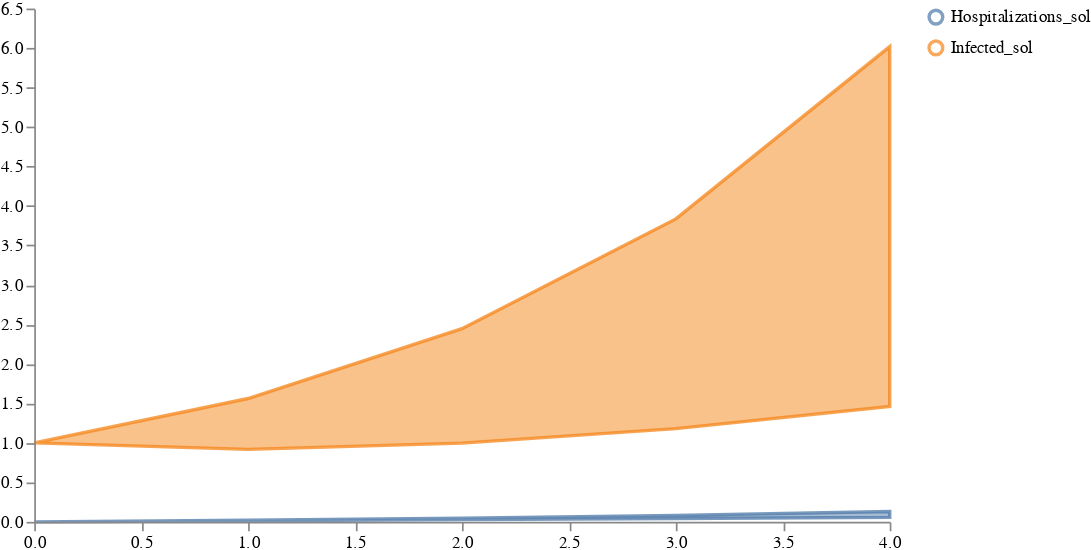

Notebook code cell kept with this figure:
### Code cell
plots.ipy_display(result["visual"])

### Figure 1 — Vega specification as saved in the notebook (floating-point values rounded to 4 significant figures)
{"$schema": "https://vega.github.io/schema/vega/v5.json", "axes": [{"name": "x_axis", "orient": "bottom", "scale": "xscale", "zindex": 100}, {"name": "y_axis", "orient": "left", "scale": "yscale", "zindex": 100}], "data": [{"name": "distributions", "values": [{"lower": 1.142e-12, "timepoint": 0, "trajectory": "Hospitalizations_sol", "upper": 1.996e-12}, {"lower": 0.01332, "timepoint": 1, "trajectory": "Hospitalizations_sol", "upper": 0.02051}, {"lower": 0.03026, "timepoint": 2, "trajectory": "Hospitalizations_sol", "upper": 0.04685}, {"lower": 0.04351, "timepoint": 3, "trajectory": "Hospitalizations_sol", "upper": 0.08164}, {"lower": 0.05674, "timepoint": 4, "trajectory": "Hospitalizations_sol", "upper": 0.1309}, {"lower": 1, "timepoint": 0, "trajectory": "Infected_sol", "upper": 1}, {"lower": 0.9183, "timepoint": 1, "trajectory": "Infected_sol", "upper": 1.562}, {"lower": 0.9971, "timepoint": 2, "trajectory": "Infected_sol", "upper": 2.447}, {"lower": 1.18, "timepoint": 3, "trajectory": "Infected_sol", "upper": 3.836}, {"lower": 1.46, "timepoint": 4, "trajectory": "Infected_sol", "upper": 6.018}]}, {"name": "traces", "transform": [{"expr": "isValid(datum.value)", "type": "filter"}], "values": []}, {"name": "points", "values": []}, {"name": "markers", "values": []}, {"name": "selected", "on": [{"remove": true, "trigger": "clear"}, {"remove": true, "trigger": "!shift"}, {"insert": "clicked", "trigger": "!shift && clicked"}, {"toggle": "clicked", "trigger": "shift && clicked"}]}], "height": 300, "legends": [{"encode": {"labels": {"interactive": true, "name": "legendLabel", "update": {"opacity": [{"test": "!length(data('selected')) || indata('selected', 'value', datum.value)", "value": 1}, {"value": 0.25}]}}, "symbols": {"interactive": true, "name": "legendSymbol", "update": {"fill": {"value": "transparent"}, "opacity": [{"test": "!length(data('selected')) || indata('selected', 'value', datum.value)", "value": 0.7}, {"value": 0.15}], "size": {"value": 64}, "strokeWidth": {"value": 2}}}}, "name": "color_legend", "stroke": "color"}], "marks": [{"from": {"facet": {"data": "points", "groupby": "trajectory", "name": "points_split"}}, "marks": [{"encode": {"hover": {"fillOpacity": {"value": 0.9}}, "update": {"fill": {"field": "trajectory", "scale": "color"}, "fillOpacity": [{"test": "!length(data('selected')) || indata('selected', 'value', datum.trajectory)", "value": 0.5}, {"value": 0.15}], "size": {"value": 10}, "stroke": {"field": "trajectory", "scale": "color"}, "strokeOpacity": [{"test": "!length(data('selected')) || indata('selected', 'value', datum.trajectory)", "value": 0.75}, {"value": 0.15}], "strokeWidth": {"value": 2}, "tooltip": {"field": "value"}, "x": {"field": "timepoint", "scale": "xscale"}, "y": {"field": "value", "scale": "yscale"}}}, "from": {"data": "points"}, "name": "_points_symbol", "type": "symbol", "zindex": 3}, {"encode": {"hover": {"fillOpacity": {"value": 0.9}}, "update": {"interpolate": {"value": "linear"}, "stroke": {"field": "trajectory", "scale": "color"}, "strokeOpacity": [{"test": "!length(data('selected')) || indata('selected', 'value', datum.trajectory)", "value": 0.3}, {"value": 0.1}], "strokeWidth": {"value": 2}, "x": {"field": "timepoint", "scale": "xscale"}, "y": {"field": "value", "scale": "yscale"}}}, "from": {"data": "points"}, "name": "_points_line", "type": "line", "zindex": 3}], "name": "_points", "type": "group", "zindex": 3}, {"from": {"facet": {"data": "traces", "groupby": "trajectory", "name": "traces_split"}}, "marks": [{"encode": {"hover": {"fillOpacity": {"value": 0.9}}, "update": {"interpolate": {"value": "linear"}, "stroke": {"field": "trajectory", "scale": "color"}, "strokeOpacity": [{"test": "!length(data('selected')) || indata('selected', 'value', datum.trajectory)", "value": 0.75}, {"value": 0.15}], "strokeWidth": {"value": 2}, "x": {"field": "timepoint", "scale": "xscale"}, "y": {"field": "value", "scale": "yscale"}}}, "from": {"data": "traces_split"}, "name": "_traces_lines", "type": "line"}], "name": "_traces", "type": "group", "zindex": 2}, {"from": {"facet": {"data": "distributions", "groupby": "trajectory", "name": "trajectory_split"}}, "marks": [{"encode": {"hover": {"fillOpacity": {"value": 0.9}}, "update": {"fill": {"field": "trajectory", "scale": "color"}, "fillOpacity": [{"test": "!length(data('selected')) || indata('selected', 'value', datum.trajectory)", "value": 0.5}, {"value": 0.15}], "interpolate": {"value": "linear"}, "stroke": {"field": "trajectory", "scale": "color"}, "strokeOpacity": [{"test": "!length(data('selected')) || indata('selected', 'value', datum.trajectory)", "value": 0.75}, {"value": 0.15}], "strokeWidth": {"value": 2}, "x": {"field": "timepoint", "scale": "xscale"}, "y": {"field": "upper", "scale": "yscale"}, "y2": {"field": "lower", "scale": "yscale"}}}, "from": {"data": "trajectory_split"}, "type": "area"}], "name": "_distributions", "type": "group", "zindex": 1}, {"marks": [{"encode": {"enter": {"stroke": {"value": "lightgray"}}, "update": {"opacity": {"value": 1}, "x": {"field": "timepoint", "scale": "xscale"}, "y": {"signal": "height"}, "y2": {"value": 0}}}, "from": {"data": "markers"}, "name": "_marker text", "type": "rule"}, {"encode": {"enter": {"fontSize": {"value": 8}, "text": {"field": "datum.label"}, "y": {"value": 0}}}, "from": {"data": "_marker text"}, "name": "_marker flags", "transform": [{"as": ["x", "_y", "opacity", "align", "baseline"], "lineAnchor": "start", "offset": [1], "size": {"signal": "[width, height]"}, "type": "label"}], "type": "text"}], "name": "_markers", "type": "group"}], "scales": [{"domain": {"fields": [{"data": "distributions", "field": "timepoint"}, {"data": "traces", "field": "timepoint"}, {"data": "points", "field": "timepoint"}, {"data": "markers", "field": "timepoint"}]}, "name": "xscale", "range": "width", "type": "linear", "zero": false}, {"domain": {"fields": [{"data": "distributions", "field": "lower"}, {"data": "distributions", "field": "upper"}, {"data": "traces", "field": "value"}, {"data": "points", "field": "value"}]}, "name": "yscale", "nice": true, "range": "height", "type": "linear", "zero": true}, {"domain": {"fields": [{"data": "distributions", "field": "trajectory"}, {"data": "traces", "field": "trajectory"}, {"data": "points", "field": "trajectory"}]}, "name": "color", "range": "category", "type": "ordinal"}], "signals": [{"name": "clear", "on": [{"events": "mouseup[!event.item]", "force": true, "update": "true"}], "value": true}, {"name": "shift", "on": [{"events": "@legendSymbol:click, @legendLabel:click", "force": true, "update": "event.shiftKey"}], "value": false}, {"name": "clicked", "on": [{"events": "@legendSymbol:click, @legendLabel:click", "force": true, "update": "{value: datum.value}"}], "value": null}], "width": 500}
